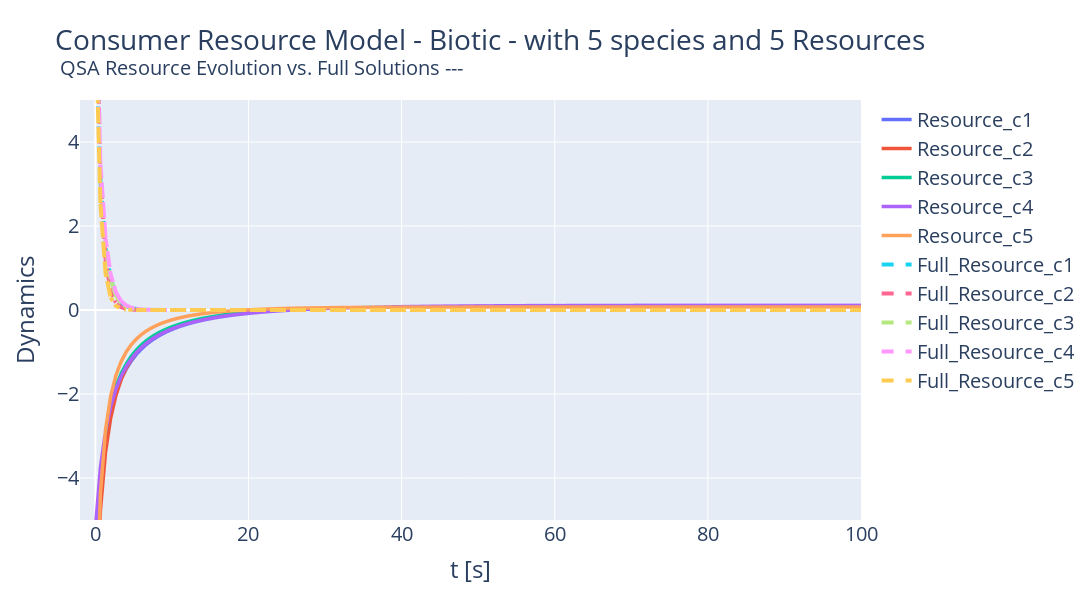

The notebook cell this image was saved under:
### Code cell
fig = px.line( df_res, x='t[s]', 
              title="Consumer Resource Model - Biotic - with 5 species and 5 Resources <br><sup> QSA Resource Evolution vs. Full Solutions ---</sup>", 
              y = ['t[s]', 'Resource_c1', 'Resource_c2', 'Resource_c3', 'Resource_c4','Resource_c5',
                    'Full_Resource_c1', 'Full_Resource_c2', 'Full_Resource_c3', 'Full_Resource_c4','Full_Resource_c5'],
              labels={'value':'Dynamics', 'variable':'', 't[s]':'t [s]'},
              height=600, width=1200)

for i in range (1,6):
      fig.update_traces(selector = {'name': f'Resource_c{i}'}, line = {'width':3.5})

for i in range (1,6):
      fig.update_traces(selector = {'name': f'Full_Resource_c{i}'}, line = {'width':4, 'dash':'dash'})

fig.update_layout(font=dict(size=20), xaxis_range = [-2, 100], yaxis_range = [-5, 5])
fig.show()

### Figure 1 — Plotly figure (JSON) as saved in the notebook; plotly's stock layout.template omitted (floating-point values rounded to 4 significant figures; data arrays with more than 128 entries replaced by an {"elided": "..."} marker saying what was removed)
{"data": [{"hovertemplate": "=Resource_c1<br>t [s]=%{x}<br>Dynamics=%{y}<extra></extra>", "legendgroup": "Resource_c1", "line": {"color": "#636efa", "dash": "solid", "width": 3.5}, "marker": {"symbol": "circle"}, "mode": "lines", "name": "Resource_c1", "showlegend": true, "type": "scattergl", "x": {"elided": "300 float values"}, "xaxis": "x", "y": {"elided": "300 float values"}, "yaxis": "y"}, {"hovertemplate": "=Resource_c2<br>t [s]=%{x}<br>Dynamics=%{y}<extra></extra>", "legendgroup": "Resource_c2", "line": {"color": "#EF553B", "dash": "solid", "width": 3.5}, "marker": {"symbol": "circle"}, "mode": "lines", "name": "Resource_c2", "showlegend": true, "type": "scattergl", "x": {"elided": "300 float values"}, "xaxis": "x", "y": {"elided": "300 float values"}, "yaxis": "y"}, {"hovertemplate": "=Resource_c3<br>t [s]=%{x}<br>Dynamics=%{y}<extra></extra>", "legendgroup": "Resource_c3", "line": {"color": "#00cc96", "dash": "solid", "width": 3.5}, "marker": {"symbol": "circle"}, "mode": "lines", "name": "Resource_c3", "showlegend": true, "type": "scattergl", "x": {"elided": "300 float values"}, "xaxis": "x", "y": {"elided": "300 float values"}, "yaxis": "y"}, {"hovertemplate": "=Resource_c4<br>t [s]=%{x}<br>Dynamics=%{y}<extra></extra>", "legendgroup": "Resource_c4", "line": {"color": "#ab63fa", "dash": "solid", "width": 3.5}, "marker": {"symbol": "circle"}, "mode": "lines", "name": "Resource_c4", "showlegend": true, "type": "scattergl", "x": {"elided": "300 float values"}, "xaxis": "x", "y": {"elided": "300 float values"}, "yaxis": "y"}, {"hovertemplate": "=Resource_c5<br>t [s]=%{x}<br>Dynamics=%{y}<extra></extra>", "legendgroup": "Resource_c5", "line": {"color": "#FFA15A", "dash": "solid", "width": 3.5}, "marker": {"symbol": "circle"}, "mode": "lines", "name": "Resource_c5", "showlegend": true, "type": "scattergl", "x": {"elided": "300 float values"}, "xaxis": "x", "y": {"elided": "300 float values"}, "yaxis": "y"}, {"hovertemplate": "=Full_Resource_c1<br>t [s]=%{x}<br>Dynamics=%{y}<extra></extra>", "legendgroup": "Full_Resource_c1", "line": {"color": "#19d3f3", "dash": "dash", "width": 4}, "marker": {"symbol": "circle"}, "mode": "lines", "name": "Full_Resource_c1", "showlegend": true, "type": "scattergl", "x": {"elided": "300 float values"}, "xaxis": "x", "y": {"elided": "300 float values"}, "yaxis": "y"}, {"hovertemplate": "=Full_Resource_c2<br>t [s]=%{x}<br>Dynamics=%{y}<extra></extra>", "legendgroup": "Full_Resource_c2", "line": {"color": "#FF6692", "dash": "dash", "width": 4}, "marker": {"symbol": "circle"}, "mode": "lines", "name": "Full_Resource_c2", "showlegend": true, "type": "scattergl", "x": {"elided": "300 float values"}, "xaxis": "x", "y": {"elided": "300 float values"}, "yaxis": "y"}, {"hovertemplate": "=Full_Resource_c3<br>t [s]=%{x}<br>Dynamics=%{y}<extra></extra>", "legendgroup": "Full_Resource_c3", "line": {"color": "#B6E880", "dash": "dash", "width": 4}, "marker": {"symbol": "circle"}, "mode": "lines", "name": "Full_Resource_c3", "showlegend": true, "type": "scattergl", "x": {"elided": "300 float values"}, "xaxis": "x", "y": {"elided": "300 float values"}, "yaxis": "y"}, {"hovertemplate": "=Full_Resource_c4<br>t [s]=%{x}<br>Dynamics=%{y}<extra></extra>", "legendgroup": "Full_Resource_c4", "line": {"color": "#FF97FF", "dash": "dash", "width": 4}, "marker": {"symbol": "circle"}, "mode": "lines", "name": "Full_Resource_c4", "showlegend": true, "type": "scattergl", "x": {"elided": "300 float values"}, "xaxis": "x", "y": {"elided": "300 float values"}, "yaxis": "y"}, {"hovertemplate": "=Full_Resource_c5<br>t [s]=%{x}<br>Dynamics=%{y}<extra></extra>", "legendgroup": "Full_Resource_c5", "line": {"color": "#FECB52", "dash": "dash", "width": 4}, "marker": {"symbol": "circle"}, "mode": "lines", "name": "Full_Resource_c5", "showlegend": true, "type": "scattergl", "x": {"elided": "300 float values"}, "xaxis": "x", "y": {"elided": "300 float values"}, "yaxis": "y"}], "layout": {"font": {"size": 20}, "height": 600, "legend": {"title": {"text": ""}, "tracegroupgap": 0}, "title": {"text": "Consumer Resource Model - Biotic - with 5 species and 5 Resources <br><sup> QSA Resource Evolution vs. Full Solutions ---</sup>"}, "width": 1200, "xaxis": {"anchor": "y", "domain": [0, 1], "range": [-2, 100], "title": {"text": "t [s]"}}, "yaxis": {"anchor": "x", "domain": [0, 1], "range": [-5, 5], "title": {"text": "Dynamics"}}}}
